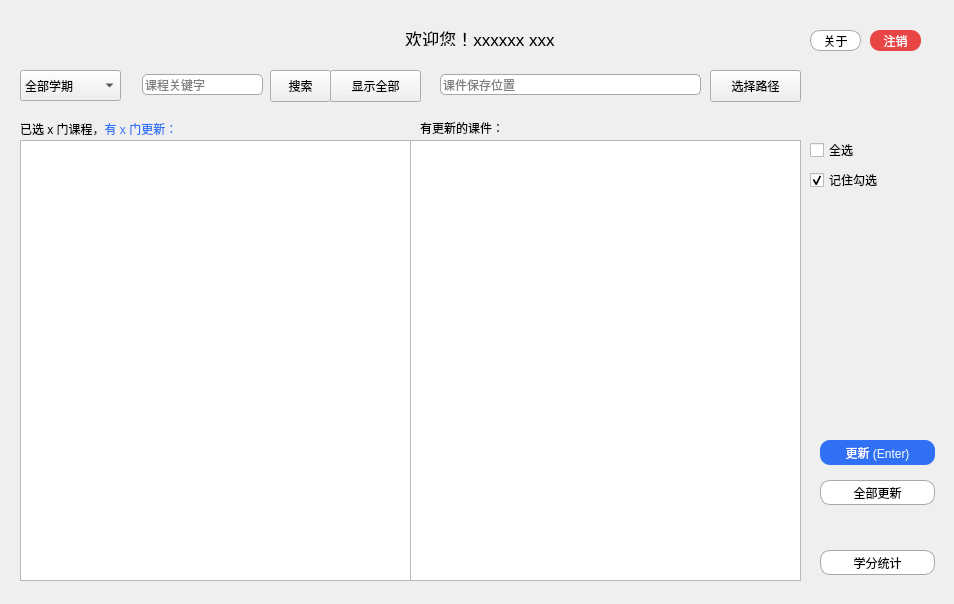
<?xml version="1.0" encoding="UTF-8"?>
<ui version="4.0">
 <class>Main</class>
 <widget class="QWidget" name="Main">
  <property name="enabled">
   <bool>true</bool>
  </property>
  <property name="geometry">
   <rect>
    <x>0</x>
    <y>0</y>
    <width>954</width>
    <height>604</height>
   </rect>
  </property>
  <property name="sizePolicy">
   <sizepolicy hsizetype="Fixed" vsizetype="Fixed">
    <horstretch>0</horstretch>
    <verstretch>0</verstretch>
   </sizepolicy>
  </property>
  <property name="windowTitle">
   <string>Ucas Course Auto Updater</string>
  </property>
  <widget class="QLabel" name="label_hello">
   <property name="geometry">
    <rect>
     <x>280</x>
     <y>30</y>
     <width>400</width>
     <height>16</height>
    </rect>
   </property>
   <property name="font">
    <font>
     <pointsize>13</pointsize>
    </font>
   </property>
   <property name="whatsThis">
    <string/>
   </property>
   <property name="text">
    <string>欢迎您！xxxxxx xxx</string>
   </property>
   <property name="alignment">
    <set>Qt::AlignCenter</set>
   </property>
   <property name="wordWrap">
    <bool>false</bool>
   </property>
  </widget>
  <widget class="QPushButton" name="button_exit">
   <property name="geometry">
    <rect>
     <x>870</x>
     <y>30</y>
     <width>51</width>
     <height>21</height>
    </rect>
   </property>
   <property name="palette">
    <palette>
     <active>
      <colorrole role="WindowText">
       <brush brushstyle="SolidPattern">
        <color alpha="255">
         <red>255</red>
         <green>255</green>
         <blue>255</blue>
        </color>
       </brush>
      </colorrole>
      <colorrole role="Button">
       <brush brushstyle="SolidPattern">
        <color alpha="255">
         <red>232</red>
         <green>69</green>
         <blue>68</blue>
        </color>
       </brush>
      </colorrole>
      <colorrole role="Text">
       <brush brushstyle="SolidPattern">
        <color alpha="255">
         <red>255</red>
         <green>255</green>
         <blue>255</blue>
        </color>
       </brush>
      </colorrole>
      <colorrole role="ButtonText">
       <brush brushstyle="SolidPattern">
        <color alpha="255">
         <red>255</red>
         <green>255</green>
         <blue>255</blue>
        </color>
       </brush>
      </colorrole>
      <colorrole role="Base">
       <brush brushstyle="SolidPattern">
        <color alpha="255">
         <red>232</red>
         <green>69</green>
         <blue>68</blue>
        </color>
       </brush>
      </colorrole>
      <colorrole role="Window">
       <brush brushstyle="SolidPattern">
        <color alpha="255">
         <red>232</red>
         <green>69</green>
         <blue>68</blue>
        </color>
       </brush>
      </colorrole>
     </active>
     <inactive>
      <colorrole role="WindowText">
       <brush brushstyle="SolidPattern">
        <color alpha="255">
         <red>255</red>
         <green>255</green>
         <blue>255</blue>
        </color>
       </brush>
      </colorrole>
      <colorrole role="Button">
       <brush brushstyle="SolidPattern">
        <color alpha="255">
         <red>232</red>
         <green>69</green>
         <blue>68</blue>
        </color>
       </brush>
      </colorrole>
      <colorrole role="Text">
       <brush brushstyle="SolidPattern">
        <color alpha="255">
         <red>255</red>
         <green>255</green>
         <blue>255</blue>
        </color>
       </brush>
      </colorrole>
      <colorrole role="ButtonText">
       <brush brushstyle="SolidPattern">
        <color alpha="255">
         <red>255</red>
         <green>255</green>
         <blue>255</blue>
        </color>
       </brush>
      </colorrole>
      <colorrole role="Base">
       <brush brushstyle="SolidPattern">
        <color alpha="255">
         <red>232</red>
         <green>69</green>
         <blue>68</blue>
        </color>
       </brush>
      </colorrole>
      <colorrole role="Window">
       <brush brushstyle="SolidPattern">
        <color alpha="255">
         <red>232</red>
         <green>69</green>
         <blue>68</blue>
        </color>
       </brush>
      </colorrole>
     </inactive>
     <disabled>
      <colorrole role="WindowText">
       <brush brushstyle="SolidPattern">
        <color alpha="255">
         <red>255</red>
         <green>255</green>
         <blue>255</blue>
        </color>
       </brush>
      </colorrole>
      <colorrole role="Button">
       <brush brushstyle="SolidPattern">
        <color alpha="255">
         <red>232</red>
         <green>69</green>
         <blue>68</blue>
        </color>
       </brush>
      </colorrole>
      <colorrole role="Text">
       <brush brushstyle="SolidPattern">
        <color alpha="255">
         <red>255</red>
         <green>255</green>
         <blue>255</blue>
        </color>
       </brush>
      </colorrole>
      <colorrole role="ButtonText">
       <brush brushstyle="SolidPattern">
        <color alpha="255">
         <red>255</red>
         <green>255</green>
         <blue>255</blue>
        </color>
       </brush>
      </colorrole>
      <colorrole role="Base">
       <brush brushstyle="SolidPattern">
        <color alpha="255">
         <red>232</red>
         <green>69</green>
         <blue>68</blue>
        </color>
       </brush>
      </colorrole>
      <colorrole role="Window">
       <brush brushstyle="SolidPattern">
        <color alpha="255">
         <red>232</red>
         <green>69</green>
         <blue>68</blue>
        </color>
       </brush>
      </colorrole>
     </disabled>
    </palette>
   </property>
   <property name="cursor">
    <cursorShape>PointingHandCursor</cursorShape>
   </property>
   <property name="autoFillBackground">
    <bool>false</bool>
   </property>
   <property name="styleSheet">
    <string notr="true">QPushButton{color: rgb(255, 255, 255)}
QPushButton{background-color: rgb(232, 69, 68)}
QPushButton:pressed{color: rgb(232, 69, 68)}
QPushButton:pressed{background-color: rgb(255, 255, 255)}
QPushButton{border-radius:10px}</string>
   </property>
   <property name="text">
    <string>注销</string>
   </property>
   <property name="checkable">
    <bool>false</bool>
   </property>
   <property name="checked">
    <bool>false</bool>
   </property>
  </widget>
  <widget class="QLineEdit" name="edit_search">
   <property name="geometry">
    <rect>
     <x>142</x>
     <y>74</y>
     <width>121</width>
     <height>21</height>
    </rect>
   </property>
   <property name="styleSheet">
    <string notr="true">border-radius: 5px;
border-width: 1px;
border-style: solid;
border-color: rgb(167, 167, 167);</string>
   </property>
   <property name="inputMethodHints">
    <set>Qt::ImhNone</set>
   </property>
   <property name="inputMask">
    <string/>
   </property>
   <property name="text">
    <string/>
   </property>
   <property name="placeholderText">
    <string>课程关键字</string>
   </property>
  </widget>
  <widget class="QPushButton" name="button_search">
   <property name="geometry">
    <rect>
     <x>270</x>
     <y>70</y>
     <width>61</width>
     <height>32</height>
    </rect>
   </property>
   <property name="cursor">
    <cursorShape>PointingHandCursor</cursorShape>
   </property>
   <property name="text">
    <string>搜索</string>
   </property>
  </widget>
  <widget class="QComboBox" name="select_term">
   <property name="geometry">
    <rect>
     <x>20</x>
     <y>70</y>
     <width>101</width>
     <height>31</height>
    </rect>
   </property>
   <property name="cursor">
    <cursorShape>PointingHandCursor</cursorShape>
   </property>
   <property name="currentIndex">
    <number>0</number>
   </property>
   <item>
    <property name="text">
     <string>全部学期</string>
    </property>
   </item>
   <item>
    <property name="text">
     <string>夏季学期</string>
    </property>
   </item>
   <item>
    <property name="text">
     <string>春季学期</string>
    </property>
   </item>
   <item>
    <property name="text">
     <string>秋季学期</string>
    </property>
   </item>
  </widget>
  <widget class="QLineEdit" name="edit_path">
   <property name="geometry">
    <rect>
     <x>440</x>
     <y>74</y>
     <width>261</width>
     <height>21</height>
    </rect>
   </property>
   <property name="styleSheet">
    <string notr="true">border-radius: 5px;
border-width: 1px;
border-style: solid;
border-color: rgb(167, 167, 167);</string>
   </property>
   <property name="placeholderText">
    <string>课件保存位置</string>
   </property>
  </widget>
  <widget class="QPushButton" name="button_path">
   <property name="geometry">
    <rect>
     <x>710</x>
     <y>70</y>
     <width>91</width>
     <height>32</height>
    </rect>
   </property>
   <property name="cursor">
    <cursorShape>PointingHandCursor</cursorShape>
   </property>
   <property name="text">
    <string>选择路径</string>
   </property>
  </widget>
  <widget class="QTableView" name="list_course">
   <property name="geometry">
    <rect>
     <x>20</x>
     <y>140</y>
     <width>391</width>
     <height>441</height>
    </rect>
   </property>
   <property name="cursor" stdset="0">
    <cursorShape>PointingHandCursor</cursorShape>
   </property>
   <property name="editTriggers">
    <set>QAbstractItemView::NoEditTriggers</set>
   </property>
   <property name="alternatingRowColors">
    <bool>true</bool>
   </property>
   <property name="selectionMode">
    <enum>QAbstractItemView::SingleSelection</enum>
   </property>
   <property name="showGrid">
    <bool>false</bool>
   </property>
   <attribute name="horizontalHeaderVisible">
    <bool>false</bool>
   </attribute>
   <attribute name="horizontalHeaderCascadingSectionResizes">
    <bool>false</bool>
   </attribute>
   <attribute name="horizontalHeaderDefaultSectionSize">
    <number>0</number>
   </attribute>
   <attribute name="horizontalHeaderMinimumSectionSize">
    <number>0</number>
   </attribute>
   <attribute name="horizontalHeaderStretchLastSection">
    <bool>true</bool>
   </attribute>
   <attribute name="verticalHeaderVisible">
    <bool>false</bool>
   </attribute>
   <attribute name="verticalHeaderHighlightSections">
    <bool>true</bool>
   </attribute>
  </widget>
  <widget class="QTreeWidget" name="tree_update">
   <property name="geometry">
    <rect>
     <x>410</x>
     <y>140</y>
     <width>391</width>
     <height>441</height>
    </rect>
   </property>
   <property name="verticalScrollBarPolicy">
    <enum>Qt::ScrollBarAsNeeded</enum>
   </property>
   <property name="alternatingRowColors">
    <bool>true</bool>
   </property>
   <attribute name="headerVisible">
    <bool>false</bool>
   </attribute>
   <column>
    <property name="text">
     <string notr="true">1</string>
    </property>
   </column>
  </widget>
  <widget class="QCheckBox" name="check_all">
   <property name="geometry">
    <rect>
     <x>810</x>
     <y>140</y>
     <width>61</width>
     <height>20</height>
    </rect>
   </property>
   <property name="cursor">
    <cursorShape>PointingHandCursor</cursorShape>
   </property>
   <property name="text">
    <string>全选</string>
   </property>
  </widget>
  <widget class="QLabel" name="label_course">
   <property name="geometry">
    <rect>
     <x>20</x>
     <y>120</y>
     <width>221</width>
     <height>16</height>
    </rect>
   </property>
   <property name="text">
    <string>&lt;html&gt;&lt;head/&gt;&lt;body&gt;&lt;p&gt;已选 x 门课程，&lt;span style=&quot; color:#3574f5;&quot;&gt;有 x 门更新：&lt;/span&gt;&lt;/p&gt;&lt;/body&gt;&lt;/html&gt;</string>
   </property>
   <property name="textFormat">
    <enum>Qt::RichText</enum>
   </property>
  </widget>
  <widget class="QLabel" name="label_new">
   <property name="geometry">
    <rect>
     <x>420</x>
     <y>120</y>
     <width>131</width>
     <height>16</height>
    </rect>
   </property>
   <property name="text">
    <string>有更新的课件：</string>
   </property>
  </widget>
  <widget class="QPushButton" name="button_update">
   <property name="geometry">
    <rect>
     <x>820</x>
     <y>440</y>
     <width>115</width>
     <height>25</height>
    </rect>
   </property>
   <property name="cursor">
    <cursorShape>PointingHandCursor</cursorShape>
   </property>
   <property name="styleSheet">
    <string notr="true">QPushButton{color: rgb(255, 255, 255)}
QPushButton{background-color: rgb(48, 112, 245)}
QPushButton:pressed{color: rgb(48, 112, 245)}
QPushButton:pressed{background-color: rgb(255, 255, 255)}
QPushButton{border-radius:10px}</string>
   </property>
   <property name="text">
    <string>更新 (Enter)</string>
   </property>
   <property name="shortcut">
    <string>Return</string>
   </property>
  </widget>
  <widget class="QPushButton" name="button_update_all">
   <property name="geometry">
    <rect>
     <x>820</x>
     <y>480</y>
     <width>115</width>
     <height>25</height>
    </rect>
   </property>
   <property name="cursor">
    <cursorShape>PointingHandCursor</cursorShape>
   </property>
   <property name="styleSheet">
    <string notr="true">QPushButton{color: rgb(0, 0, 0)}
QPushButton{background-color: rgb(255, 255, 255)}
QPushButton:pressed{color: rgb(255, 255, 255)}
QPushButton:pressed{background-color: rgb(48, 112, 245)}
QPushButton{border-radius:10px}
QPushButton{border-style:solid}
QPushButton{border-width:1px}
QPushButton{border-color: rgb(167, 167, 167)}</string>
   </property>
   <property name="text">
    <string>全部更新</string>
   </property>
  </widget>
  <widget class="QCheckBox" name="check_remember">
   <property name="geometry">
    <rect>
     <x>810</x>
     <y>170</y>
     <width>87</width>
     <height>20</height>
    </rect>
   </property>
   <property name="cursor">
    <cursorShape>PointingHandCursor</cursorShape>
   </property>
   <property name="text">
    <string>记住勾选</string>
   </property>
   <property name="checked">
    <bool>true</bool>
   </property>
  </widget>
  <widget class="QPushButton" name="button_credit">
   <property name="geometry">
    <rect>
     <x>820</x>
     <y>550</y>
     <width>115</width>
     <height>25</height>
    </rect>
   </property>
   <property name="cursor">
    <cursorShape>PointingHandCursor</cursorShape>
   </property>
   <property name="styleSheet">
    <string notr="true">QPushButton{color: rgb(0, 0, 0)}
QPushButton{background-color: rgb(255, 255, 255)}
QPushButton:pressed{color: rgb(255, 255, 255)}
QPushButton:pressed{background-color: rgb(48, 112, 245)}
QPushButton{border-radius:10px}
QPushButton{border-style:solid}
QPushButton{border-width:1px}
QPushButton{border-color: rgb(167, 167, 167)}</string>
   </property>
   <property name="text">
    <string>学分统计</string>
   </property>
  </widget>
  <widget class="QPushButton" name="button_about">
   <property name="geometry">
    <rect>
     <x>810</x>
     <y>30</y>
     <width>51</width>
     <height>21</height>
    </rect>
   </property>
   <property name="palette">
    <palette>
     <active>
      <colorrole role="WindowText">
       <brush brushstyle="SolidPattern">
        <color alpha="255">
         <red>0</red>
         <green>0</green>
         <blue>0</blue>
        </color>
       </brush>
      </colorrole>
      <colorrole role="Button">
       <brush brushstyle="SolidPattern">
        <color alpha="255">
         <red>255</red>
         <green>255</green>
         <blue>255</blue>
        </color>
       </brush>
      </colorrole>
      <colorrole role="Text">
       <brush brushstyle="SolidPattern">
        <color alpha="255">
         <red>0</red>
         <green>0</green>
         <blue>0</blue>
        </color>
       </brush>
      </colorrole>
      <colorrole role="ButtonText">
       <brush brushstyle="SolidPattern">
        <color alpha="255">
         <red>0</red>
         <green>0</green>
         <blue>0</blue>
        </color>
       </brush>
      </colorrole>
      <colorrole role="Base">
       <brush brushstyle="SolidPattern">
        <color alpha="255">
         <red>255</red>
         <green>255</green>
         <blue>255</blue>
        </color>
       </brush>
      </colorrole>
      <colorrole role="Window">
       <brush brushstyle="SolidPattern">
        <color alpha="255">
         <red>255</red>
         <green>255</green>
         <blue>255</blue>
        </color>
       </brush>
      </colorrole>
     </active>
     <inactive>
      <colorrole role="WindowText">
       <brush brushstyle="SolidPattern">
        <color alpha="255">
         <red>0</red>
         <green>0</green>
         <blue>0</blue>
        </color>
       </brush>
      </colorrole>
      <colorrole role="Button">
       <brush brushstyle="SolidPattern">
        <color alpha="255">
         <red>255</red>
         <green>255</green>
         <blue>255</blue>
        </color>
       </brush>
      </colorrole>
      <colorrole role="Text">
       <brush brushstyle="SolidPattern">
        <color alpha="255">
         <red>0</red>
         <green>0</green>
         <blue>0</blue>
        </color>
       </brush>
      </colorrole>
      <colorrole role="ButtonText">
       <brush brushstyle="SolidPattern">
        <color alpha="255">
         <red>0</red>
         <green>0</green>
         <blue>0</blue>
        </color>
       </brush>
      </colorrole>
      <colorrole role="Base">
       <brush brushstyle="SolidPattern">
        <color alpha="255">
         <red>255</red>
         <green>255</green>
         <blue>255</blue>
        </color>
       </brush>
      </colorrole>
      <colorrole role="Window">
       <brush brushstyle="SolidPattern">
        <color alpha="255">
         <red>255</red>
         <green>255</green>
         <blue>255</blue>
        </color>
       </brush>
      </colorrole>
     </inactive>
     <disabled>
      <colorrole role="WindowText">
       <brush brushstyle="SolidPattern">
        <color alpha="255">
         <red>0</red>
         <green>0</green>
         <blue>0</blue>
        </color>
       </brush>
      </colorrole>
      <colorrole role="Button">
       <brush brushstyle="SolidPattern">
        <color alpha="255">
         <red>255</red>
         <green>255</green>
         <blue>255</blue>
        </color>
       </brush>
      </colorrole>
      <colorrole role="Text">
       <brush brushstyle="SolidPattern">
        <color alpha="255">
         <red>0</red>
         <green>0</green>
         <blue>0</blue>
        </color>
       </brush>
      </colorrole>
      <colorrole role="ButtonText">
       <brush brushstyle="SolidPattern">
        <color alpha="255">
         <red>0</red>
         <green>0</green>
         <blue>0</blue>
        </color>
       </brush>
      </colorrole>
      <colorrole role="Base">
       <brush brushstyle="SolidPattern">
        <color alpha="255">
         <red>255</red>
         <green>255</green>
         <blue>255</blue>
        </color>
       </brush>
      </colorrole>
      <colorrole role="Window">
       <brush brushstyle="SolidPattern">
        <color alpha="255">
         <red>255</red>
         <green>255</green>
         <blue>255</blue>
        </color>
       </brush>
      </colorrole>
     </disabled>
    </palette>
   </property>
   <property name="cursor">
    <cursorShape>PointingHandCursor</cursorShape>
   </property>
   <property name="autoFillBackground">
    <bool>false</bool>
   </property>
   <property name="styleSheet">
    <string notr="true">QPushButton{color: rgb(0, 0, 0)}
QPushButton{background-color: rgb(255, 255, 255)}
QPushButton:pressed{color: rgb(255, 255, 255)}
QPushButton:pressed{background-color: rgb(48, 112, 245)}
QPushButton{border-radius:10px}
QPushButton{border-style:solid}
QPushButton{border-width:1px}
QPushButton{border-color: rgb(167, 167, 167)}</string>
   </property>
   <property name="text">
    <string>关于</string>
   </property>
   <property name="checkable">
    <bool>false</bool>
   </property>
   <property name="checked">
    <bool>false</bool>
   </property>
  </widget>
  <widget class="QPushButton" name="button_reset">
   <property name="geometry">
    <rect>
     <x>330</x>
     <y>70</y>
     <width>91</width>
     <height>32</height>
    </rect>
   </property>
   <property name="cursor">
    <cursorShape>PointingHandCursor</cursorShape>
   </property>
   <property name="text">
    <string>显示全部</string>
   </property>
  </widget>
 </widget>
 <resources/>
 <connections>
  <connection>
   <sender>button_about</sender>
   <signal>clicked()</signal>
   <receiver>Main</receiver>
   <slot>button_about_click()</slot>
   <hints>
    <hint type="sourcelabel">
     <x>573</x>
     <y>39</y>
    </hint>
    <hint type="destinationlabel">
     <x>555</x>
     <y>38</y>
    </hint>
   </hints>
  </connection>
  <connection>
   <sender>button_exit</sender>
   <signal>clicked()</signal>
   <receiver>Main</receiver>
   <slot>button_exit_click()</slot>
   <hints>
    <hint type="sourcelabel">
     <x>646</x>
     <y>42</y>
    </hint>
    <hint type="destinationlabel">
     <x>683</x>
     <y>27</y>
    </hint>
   </hints>
  </connection>
  <connection>
   <sender>button_path</sender>
   <signal>clicked()</signal>
   <receiver>Main</receiver>
   <slot>button_path_click()</slot>
   <hints>
    <hint type="sourcelabel">
     <x>608</x>
     <y>92</y>
    </hint>
    <hint type="destinationlabel">
     <x>659</x>
     <y>117</y>
    </hint>
   </hints>
  </connection>
  <connection>
   <sender>button_credit</sender>
   <signal>clicked()</signal>
   <receiver>Main</receiver>
   <slot>button_credit_click()</slot>
   <hints>
    <hint type="sourcelabel">
     <x>844</x>
     <y>484</y>
    </hint>
    <hint type="destinationlabel">
     <x>509</x>
     <y>524</y>
    </hint>
   </hints>
  </connection>
  <connection>
   <sender>button_update</sender>
   <signal>clicked()</signal>
   <receiver>Main</receiver>
   <slot>button_update_click()</slot>
   <hints>
    <hint type="sourcelabel">
     <x>847</x>
     <y>369</y>
    </hint>
    <hint type="destinationlabel">
     <x>546</x>
     <y>296</y>
    </hint>
   </hints>
  </connection>
  <connection>
   <sender>button_update_all</sender>
   <signal>clicked()</signal>
   <receiver>Main</receiver>
   <slot>button_update_all_click()</slot>
   <hints>
    <hint type="sourcelabel">
     <x>905</x>
     <y>409</y>
    </hint>
    <hint type="destinationlabel">
     <x>642</x>
     <y>543</y>
    </hint>
   </hints>
  </connection>
  <connection>
   <sender>list_course</sender>
   <signal>clicked(QModelIndex)</signal>
   <receiver>Main</receiver>
   <slot>list_click()</slot>
   <hints>
    <hint type="sourcelabel">
     <x>212</x>
     <y>262</y>
    </hint>
    <hint type="destinationlabel">
     <x>20</x>
     <y>288</y>
    </hint>
   </hints>
  </connection>
  <connection>
   <sender>button_search</sender>
   <signal>clicked()</signal>
   <receiver>Main</receiver>
   <slot>button_search_click()</slot>
   <hints>
    <hint type="sourcelabel">
     <x>325</x>
     <y>89</y>
    </hint>
    <hint type="destinationlabel">
     <x>366</x>
     <y>85</y>
    </hint>
   </hints>
  </connection>
  <connection>
   <sender>select_term</sender>
   <signal>currentIndexChanged(QString)</signal>
   <receiver>Main</receiver>
   <slot>combo_term_changed()</slot>
   <hints>
    <hint type="sourcelabel">
     <x>84</x>
     <y>86</y>
    </hint>
    <hint type="destinationlabel">
     <x>53</x>
     <y>27</y>
    </hint>
   </hints>
  </connection>
  <connection>
   <sender>check_all</sender>
   <signal>stateChanged(int)</signal>
   <receiver>Main</receiver>
   <slot>select_all_changed()</slot>
   <hints>
    <hint type="sourcelabel">
     <x>823</x>
     <y>157</y>
    </hint>
    <hint type="destinationlabel">
     <x>857</x>
     <y>103</y>
    </hint>
   </hints>
  </connection>
  <connection>
   <sender>button_reset</sender>
   <signal>clicked()</signal>
   <receiver>Main</receiver>
   <slot>button_reset_click()</slot>
   <hints>
    <hint type="sourcelabel">
     <x>345</x>
     <y>83</y>
    </hint>
    <hint type="destinationlabel">
     <x>262</x>
     <y>29</y>
    </hint>
   </hints>
  </connection>
 </connections>
 <slots>
  <slot>button_about_click()</slot>
  <slot>button_exit_click()</slot>
  <slot>button_search_click()</slot>
  <slot>button_path_click()</slot>
  <slot>button_credit_click()</slot>
  <slot>button_update_click()</slot>
  <slot>button_update_all_click()</slot>
  <slot>list_click()</slot>
  <slot>combo_term_changed()</slot>
  <slot>select_all_changed()</slot>
  <slot>button_reset_click()</slot>
 </slots>
</ui>
